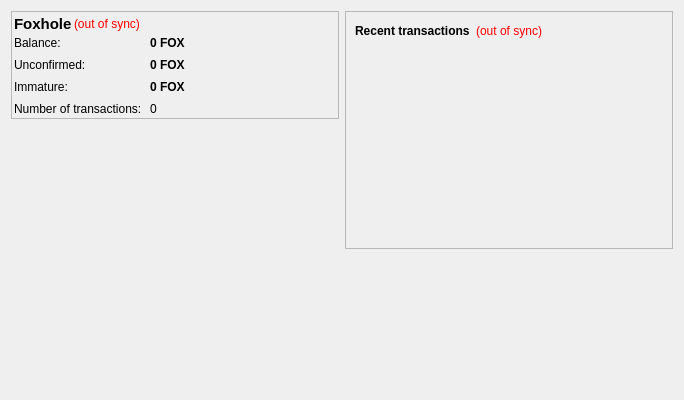
<?xml version="1.0" encoding="UTF-8"?>
<ui version="4.0">
 <class>OverviewPage</class>
 <widget class="QWidget" name="OverviewPage">
  <property name="geometry">
   <rect>
    <x>0</x>
    <y>0</y>
    <width>684</width>
    <height>400</height>
   </rect>
  </property>
  <property name="windowTitle">
   <string>Form</string>
  </property>
  <layout class="QHBoxLayout" name="horizontalLayout" stretch="1,1">
   <item>
    <layout class="QVBoxLayout" name="verticalLayout_2">
     <item>
      <widget class="QFrame" name="frame">
       <property name="enabled">
        <bool>true</bool>
       </property>
       <property name="sizePolicy">
        <sizepolicy hsizetype="Minimum" vsizetype="Maximum">
         <horstretch>0</horstretch>
         <verstretch>0</verstretch>
        </sizepolicy>
       </property>
       <property name="frameShape">
        <enum>QFrame::StyledPanel</enum>
       </property>
       <property name="frameShadow">
        <enum>QFrame::Raised</enum>
       </property>
       <layout class="QVBoxLayout" name="verticalLayout_4">
        <property name="spacing">
         <number>2</number>
        </property>
        <property name="margin">
         <number>2</number>
        </property>
        <item>
         <layout class="QHBoxLayout" name="horizontalLayout_4">
          <property name="spacing">
           <number>2</number>
          </property>
          <item>
           <widget class="QLabel" name="label_5">
            <property name="font">
             <font>
              <pointsize>11</pointsize>
              <weight>75</weight>
              <bold>true</bold>
             </font>
            </property>
            <property name="text">
             <string>Foxhole</string>
            </property>
           </widget>
          </item>
          <item>
           <widget class="QLabel" name="labelWalletStatus">
            <property name="toolTip">
             <string>&lt;html&gt;&lt;head/&gt;&lt;body&gt;&lt;p&gt;The displayed information may be out of date. Your FoxHole automatically synchronizes with the FoxCoin network after a connection is established, but this process has not completed yet.&lt;/p&gt;&lt;/body&gt;&lt;/html&gt;</string>
            </property>
            <property name="styleSheet">
             <string notr="true">QLabel { color: red; }</string>
            </property>
            <property name="text">
             <string notr="true">(out of sync)</string>
            </property>
            <property name="alignment">
             <set>Qt::AlignLeading|Qt::AlignLeft|Qt::AlignVCenter</set>
            </property>
           </widget>
          </item>
          <item>
           <spacer name="horizontalSpacer_2">
            <property name="orientation">
             <enum>Qt::Horizontal</enum>
            </property>
            <property name="sizeHint" stdset="0">
             <size>
              <width>20</width>
              <height>20</height>
             </size>
            </property>
           </spacer>
          </item>
         </layout>
        </item>
        <item>
         <layout class="QFormLayout" name="formLayout_2">
          <property name="fieldGrowthPolicy">
           <enum>QFormLayout::AllNonFixedFieldsGrow</enum>
          </property>
          <property name="horizontalSpacing">
           <number>8</number>
          </property>
          <property name="verticalSpacing">
           <number>8</number>
          </property>
          <item row="0" column="0">
           <widget class="QLabel" name="label">
            <property name="text">
             <string>Balance:</string>
            </property>
           </widget>
          </item>
          <item row="1" column="0">
           <widget class="QLabel" name="label_3">
            <property name="text">
             <string>Unconfirmed:</string>
            </property>
           </widget>
          </item>
          <item row="1" column="1">
           <widget class="QLabel" name="labelUnconfirmed">
            <property name="font">
             <font>
              <weight>75</weight>
              <bold>true</bold>
             </font>
            </property>
            <property name="cursor">
             <cursorShape>IBeamCursor</cursorShape>
            </property>
            <property name="toolTip">
             <string>Total of transactions that have yet to be confirmed, and do not yet count toward the current balance</string>
            </property>
            <property name="text">
             <string notr="true">0 FOX</string>
            </property>
            <property name="textInteractionFlags">
             <set>Qt::LinksAccessibleByMouse|Qt::TextSelectableByKeyboard|Qt::TextSelectableByMouse</set>
            </property>
           </widget>
          </item>
          <item row="2" column="0">
           <widget class="QLabel" name="labelImmatureText">
            <property name="text">
             <string>Immature:</string>
            </property>
           </widget>
          </item>
          <item row="2" column="1">
           <widget class="QLabel" name="labelImmature">
            <property name="font">
             <font>
              <weight>75</weight>
              <bold>true</bold>
             </font>
            </property>
            <property name="toolTip">
             <string>Mined balance that has not yet matured</string>
            </property>
            <property name="text">
             <string notr="true">0 FOX</string>
            </property>
            <property name="textInteractionFlags">
             <set>Qt::LinksAccessibleByMouse|Qt::TextSelectableByKeyboard|Qt::TextSelectableByMouse</set>
            </property>
           </widget>
          </item>
          <item row="3" column="0">
           <widget class="QLabel" name="label_2">
            <property name="text">
             <string>Number of transactions:</string>
            </property>
           </widget>
          </item>
          <item row="3" column="1">
           <widget class="QLabel" name="labelNumTransactions">
            <property name="toolTip">
             <string>&lt;html&gt;&lt;head/&gt;&lt;body&gt;&lt;p&gt;Total number of transactions in foxhole&lt;/p&gt;&lt;/body&gt;&lt;/html&gt;</string>
            </property>
            <property name="text">
             <string notr="true">0</string>
            </property>
           </widget>
          </item>
          <item row="0" column="1">
           <widget class="QLabel" name="labelBalance">
            <property name="font">
             <font>
              <weight>75</weight>
              <bold>true</bold>
             </font>
            </property>
            <property name="cursor">
             <cursorShape>IBeamCursor</cursorShape>
            </property>
            <property name="toolTip">
             <string>Your current balance</string>
            </property>
            <property name="text">
             <string notr="true">0 FOX</string>
            </property>
            <property name="textInteractionFlags">
             <set>Qt::LinksAccessibleByMouse|Qt::TextSelectableByKeyboard|Qt::TextSelectableByMouse</set>
            </property>
           </widget>
          </item>
         </layout>
        </item>
       </layout>
      </widget>
     </item>
     <item>
      <widget class="QFrame" name="verticalFrame">
       <property name="styleSheet">
        <string notr="true">image: url(:/icons/foxcoin);</string>
       </property>
       <layout class="QVBoxLayout" name="verticalLayout_5">
        <item>
         <layout class="QVBoxLayout" name="verticalLayout_6"/>
        </item>
       </layout>
      </widget>
     </item>
    </layout>
   </item>
   <item>
    <layout class="QVBoxLayout" name="verticalLayout_3">
     <item>
      <widget class="QFrame" name="frame_2">
       <property name="frameShape">
        <enum>QFrame::StyledPanel</enum>
       </property>
       <property name="frameShadow">
        <enum>QFrame::Raised</enum>
       </property>
       <layout class="QVBoxLayout" name="verticalLayout">
        <item>
         <layout class="QHBoxLayout" name="horizontalLayout_2">
          <item>
           <widget class="QLabel" name="label_4">
            <property name="text">
             <string>&lt;b&gt;Recent transactions&lt;/b&gt;</string>
            </property>
           </widget>
          </item>
          <item>
           <widget class="QLabel" name="labelTransactionsStatus">
            <property name="toolTip">
             <string>&lt;html&gt;&lt;head/&gt;&lt;body&gt;&lt;p&gt;The displayed information may be out of date. Your FoxHole automatically synchronizes with the FoxCoin network after a connection is established, but this process has not completed yet.&lt;/p&gt;&lt;/body&gt;&lt;/html&gt;</string>
            </property>
            <property name="styleSheet">
             <string notr="true">QLabel { color: red; }</string>
            </property>
            <property name="text">
             <string notr="true">(out of sync)</string>
            </property>
            <property name="alignment">
             <set>Qt::AlignRight|Qt::AlignTrailing|Qt::AlignVCenter</set>
            </property>
           </widget>
          </item>
          <item>
           <spacer name="horizontalSpacer">
            <property name="orientation">
             <enum>Qt::Horizontal</enum>
            </property>
            <property name="sizeHint" stdset="0">
             <size>
              <width>40</width>
              <height>20</height>
             </size>
            </property>
           </spacer>
          </item>
         </layout>
        </item>
        <item>
         <widget class="QListView" name="listTransactions">
          <property name="styleSheet">
           <string notr="true">QListView { background: transparent; }</string>
          </property>
          <property name="frameShape">
           <enum>QFrame::NoFrame</enum>
          </property>
          <property name="verticalScrollBarPolicy">
           <enum>Qt::ScrollBarAlwaysOff</enum>
          </property>
          <property name="horizontalScrollBarPolicy">
           <enum>Qt::ScrollBarAlwaysOff</enum>
          </property>
          <property name="selectionMode">
           <enum>QAbstractItemView::NoSelection</enum>
          </property>
         </widget>
        </item>
       </layout>
      </widget>
     </item>
     <item>
      <spacer name="verticalSpacer_2">
       <property name="orientation">
        <enum>Qt::Vertical</enum>
       </property>
       <property name="sizeHint" stdset="0">
        <size>
         <width>20</width>
         <height>40</height>
        </size>
       </property>
      </spacer>
     </item>
    </layout>
   </item>
  </layout>
 </widget>
 <resources>
  <include location="../foxcoin.qrc"/>
 </resources>
 <connections/>
</ui>
